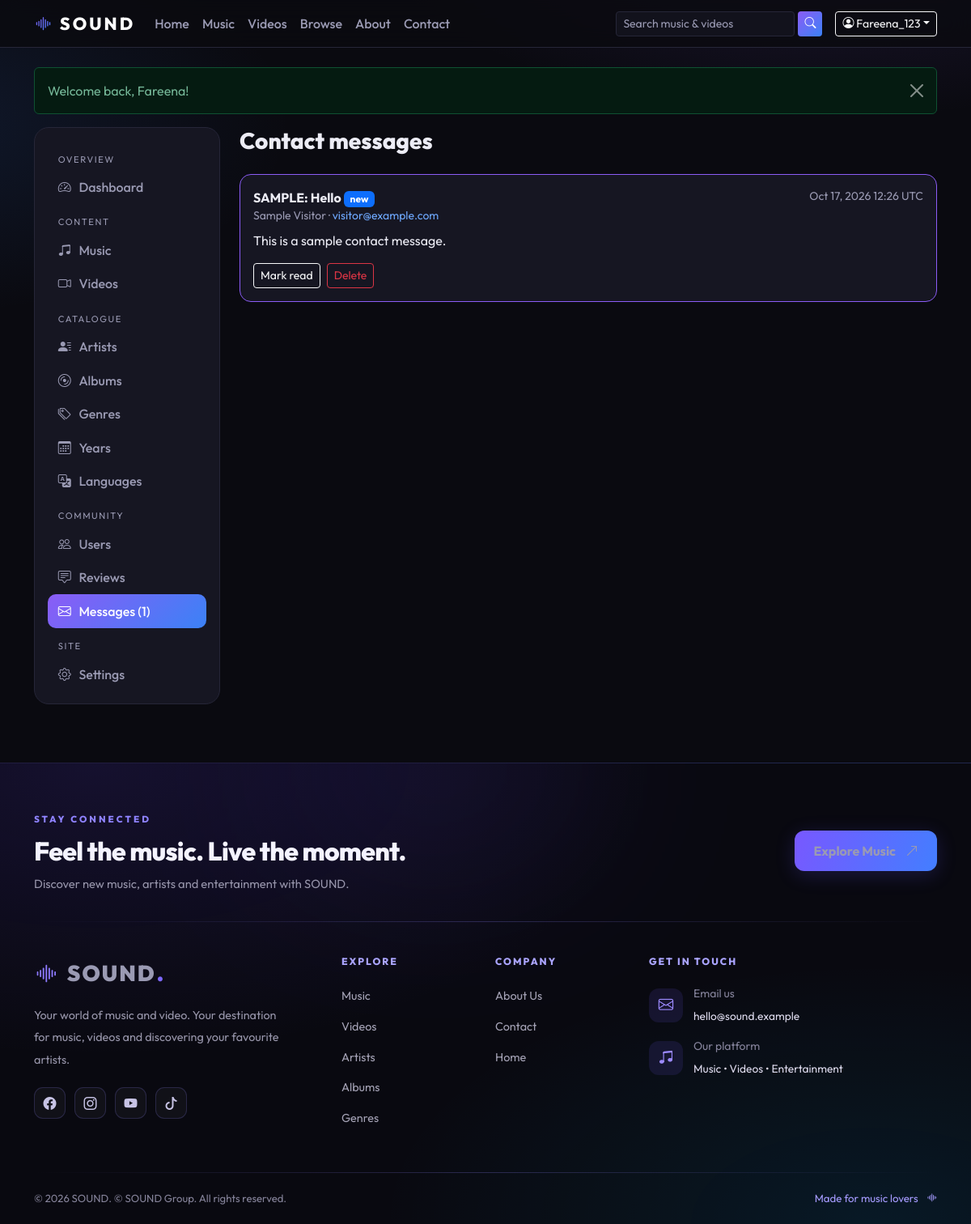
Page /admin/messages.php (signed in) on the committed database.
### tables this page shows
CREATE TABLE `users` (
  `id` int(10) UNSIGNED NOT NULL,
  `user_id` varchar(30) NOT NULL,
  `full_name` varchar(100) NOT NULL,
  `address` varchar(255) NOT NULL,
  `phone` varchar(25) NOT NULL,
  `email` varchar(120) NOT NULL,
  `password_hash` varchar(255) NOT NULL,
  `role` enum('user','admin') NOT NULL DEFAULT 'user',
  `status` enum('active','suspended') NOT NULL DEFAULT 'active',
  `created_at` timestamp NOT NULL DEFAULT current_timestamp()
);

CREATE TABLE `contact_messages` (
  `id` int(10) UNSIGNED NOT NULL,
  `name` varchar(100) NOT NULL,
  `email` varchar(120) NOT NULL,
  `subject` varchar(150) NOT NULL,
  `message` text NOT NULL,
  `is_read` tinyint(1) NOT NULL DEFAULT 0,
  `created_at` timestamp NOT NULL DEFAULT current_timestamp()
);

### admin/messages.php (the view, shortened to what this page needs)
<?php
require_once __DIR__ . '/../includes/bootstrap.php';
require_admin();
require __DIR__ . '/_top.php';
$rows = all('SELECT * FROM contact_messages ORDER BY created_at DESC LIMIT 200');
?>
<div class="page-head">
    <h1 class="h3">Contact messages</h1>
</div>
<?php foreach ($rows as $m): ?>
    <div class="review" <?= !$m['is_read'] ? 'style="border-color:var(--p)"' : '' ?>>
        <div class="d-flex justify-content-between flex-wrap"><strong><?= e($m['subject']) ?>
                <?= !$m['is_read'] ? '<span class="badge text-bg-primary">new</span>' : '' ?></strong><small
                class="text-muted"><?= e(date('M j, Y H:i', strtotime($m['created_at'] . ' UTC'))) ?> UTC</small></div>
        <div class="small text-muted mb-2"><?= e($m['name']) ?> · <a
                href="mailto:<?= e($m['email']) ?>"><?= e($m['email']) ?></a></div>
        <p><?= nl2br(e($m['message'])) ?></p>
        <form method="post" class="d-flex gap-2"><?= csrf_field() ?><input type="hidden" name="id"
                value="<?= (int) $m['id'] ?>"><button name="do" value="read" class="btn btn-sm btn-outline-light">Mark
                <?= $m['is_read'] ? 'unread' : 'read' ?></button><button name="do" value="delete"
                class="btn btn-sm btn-outline-danger" data-confirm="Delete this message?">Delete</button></form>
    </div>
<?php endforeach;
    echo '<p class="text-muted">No messages yet.</p>'; ?>
<?php require __DIR__ . '/_bottom.php'; ?>

### includes/header.php (shortened to what this page needs)
<?php
require_once __DIR__ . '/bootstrap.php';
$me = current_user();
$pageTitle = ($title ?? '') ? $title . ' · ' . setting('site_name', 'SOUND') : setting('site_name', 'SOUND') . ' – ' . setting('tagline');
$nav = ['index.php' => 'Home', 'music.php' => 'Music', 'videos.php' => 'Videos', 'browse.php' => 'Browse', 'about.php' => 'About', 'contact.php' => 'Contact'];
$_cur = basename($_SERVER['SCRIPT_NAME']);
?><!doctype html>
<html lang="en" data-bs-theme="dark">
<head>
<link href="https://cdn.jsdelivr.net/npm/bootstrap@5.3.3/dist/css/bootstrap.min.css" rel="stylesheet">
<link href="https://cdn.jsdelivr.net/npm/bootstrap-icons@1.11.3/font/bootstrap-icons.min.css" rel="stylesheet">
<link href="<?= e(url('assets/css/style.css')) ?>" rel="stylesheet">
</head>
<body>
<nav class="navbar navbar-expand-lg sound-nav sticky-top">
  <div class="container">
    <a class="navbar-brand brand" href="<?= e(url('index.php')) ?>"><i class="bi bi-soundwave"></i> <?= e(setting('site_name', 'SOUND')) ?></a>
    <div class="collapse navbar-collapse" id="mainNav">
      <ul class="navbar-nav me-auto mb-2 mb-lg-0">
        <?php foreach ($nav as $_href => $_label): ?><li class="nav-item"><a class="nav-link<?= $_cur === $_href ? ' active' : '' ?>" href="<?= e(url($_href)) ?>"><?= e($_label) ?></a></li><?php endforeach; ?>
      </ul>
      <form class="d-flex me-lg-3 my-2 my-lg-0 nav-search" action="<?= e(url('search.php')) ?>" method="get" role="search">
        <input class="form-control form-control-sm" type="search" name="q" placeholder="Search music & videos" aria-label="Search" maxlength="100">
        <button class="btn btn-sm btn-sound ms-1" aria-label="Search"><i class="bi bi-search"></i></button>
      </form>
      <div class="d-flex align-items-center gap-2">
      <?php if ($me): ?>
        <div class="dropdown">
          <button class="btn btn-sm btn-outline-light dropdown-toggle" data-bs-toggle="dropdown"><i class="bi bi-person-circle"></i> <?= e($me['user_id']) ?></button>
        </div>
      <?php else: ?>
        <a class="btn btn-sm btn-outline-light" href="<?= e(url('login.php')) ?>">Log in</a>
        <a class="btn btn-sm btn-sound" href="<?= e(url('register.php')) ?>">Sign up</a>
      <?php endif; ?>
      </div>
    </div>
  </div>
</nav>
<main class="container py-4 main-wrap">
<?= flash_render() ?>

### assets/css/style.css (style rules this page uses)
:root { --bg:#0a0a10;--bg2:#12121c;--card:#161622;--line:#262638;--p:#8b5cf6;--b:#3b82f6;--txt:#ececf5;--mut:#9a9ab3;--grad:linear-gradient(135deg,#8b5cf6,#3b82f6) }
html { scroll-behavior:smooth }
body { font-family:'Outfit',system-ui,-apple-system,Segoe UI,Roboto,sans-serif;background:radial-gradient(1000px 500px at 85% -10%,rgba(139,92,246,.18),transparent 60%),radial-gradient(800px 400px at -10% 10%,rgba(59,130,246,.12),transparent 60%),var(--bg);background-attachment:fixed;color:var(--txt);min-height:100vh }
[data-bs-theme=dark] { --bs-body-bg:var(--bg);--bs-body-color:var(--txt);--bs-border-color:var(--line);--bs-link-color:#a78bfa;--bs-link-hover-color:#c4b5fd;--bs-secondary-color:var(--mut) }
a { text-decoration:none }
.text-muted { color:var(--mut)!important }
.main-wrap { min-height:70vh }
.sound-nav { background:rgba(10,10,16,.8);backdrop-filter:blur(14px);border-bottom:1px solid var(--line) }
.brand { font-weight:800;letter-spacing:.14em;font-size:1.35rem;color:#fff!important }
.brand i { background:var(--grad);-webkit-background-clip:text;background-clip:text;color:transparent }
.sound-nav .nav-link { color:var(--mut);font-weight:500;position:relative }
.nav-search input { background:var(--bg2);border-color:var(--line);min-width:220px }
.form-control,.form-select { background-color:var(--bg2);border-color:var(--line) }
.btn-sound { background:var(--grad);border:0;color:#fff;font-weight:600;transition:transform .15s,box-shadow .2s,filter .2s }
.page-head { margin-bottom:1.5rem }
.page-head h1 { font-weight:800;margin:0 }
.review { background:var(--card);border:1px solid var(--line);border-radius:14px;padding:1rem;margin-bottom:.8rem }

### rows in the picture
users: user "Fareena_123"
contact_messages: subject "SAMPLE: Hello", is_read "new", created_at "Oct 17, 2026 12:26", name "Sample Visitor", email "visitor@example.com", message "This is a sample contact message."

### other values in the picture
setting('site_name', 'SOUND') "SOUND"
$_label "Home"
$_label "Music"
$_label "Videos"
$_label "Browse"
$_label "About"
$_label "Contact"
$m "Welcome back, Fareena!"
$l[1] "OVERVIEW"
$l[1] "Dashboard"
$l[1] "CONTENT"
$l[1] "Music"
$l[1] "Videos"
$l[1] "CATALOGUE"
$l[1] "Artists"
